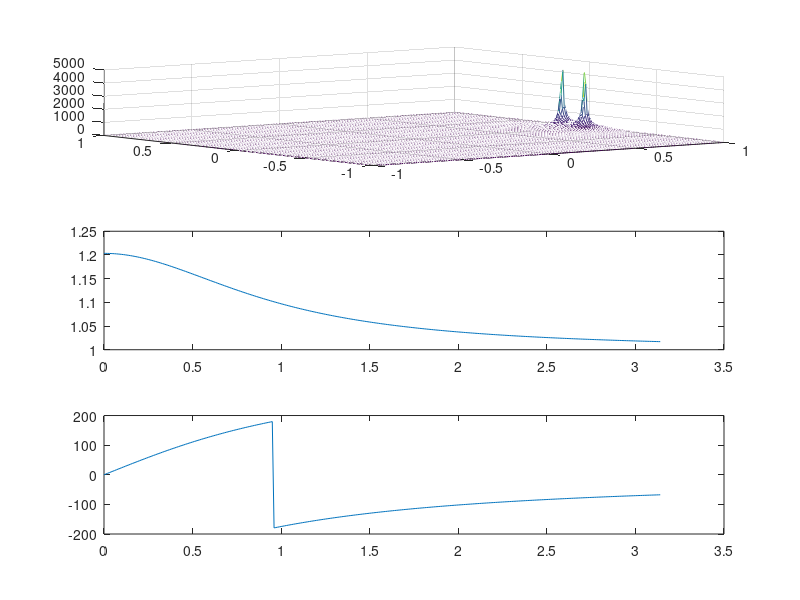

MATLAB code to generate this figure:
B=[1 2 1];
A=[1 -1.81534 0.831006];

[x,y]=meshgrid(-1:0.01:1,-1:0.01:1);
z=x+1i*y;
onega=0:0.01:pi;

Zmag=abs(polyval(B,z))./(abs(polyval(A,z))+eps);
Hmag=(polyval(B,1i*onega))./((polyval(A,1i*onega))+eps);

subplot(3,1,1);
mesh(x,y,Zmag);

subplot(3,1,2);
plot(onega,abs(Hmag));

subplot(3,1,3);
plot(onega,rad2deg(angle(Hmag)));
